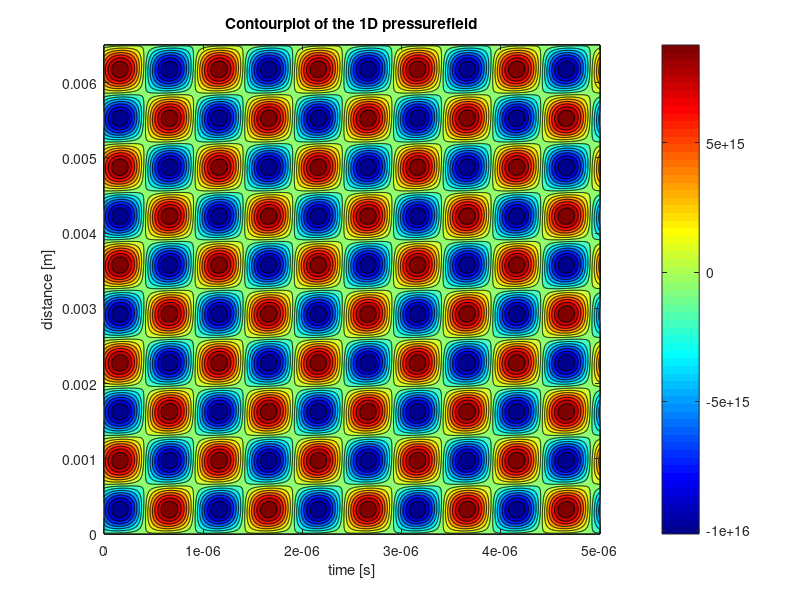

Write MATLAB code to recreate this figure. (Note: a time limit stopped this script after it produced the figure.)
close all;
clear all;
clc;
%% Parameter initialization
close all;
clear all;
clc;
%% Parameter initialization

j = 1i;                                                                     % imaginary value
f = 1e+06;                                                               % operating frequency [Hz]
omega = 2*pi*f;                                                             % operating frequency [rad/s] 
c_33 = 16.6*10^10;                                                          % Elastic compliance coefficient
c_n = c_33;                                                                 % Comes from the multilayer paper.
rho_n = 7.8*10^3;                                                           % density of the piezoelectric disc.
v_n = sqrt(c_n/rho_n);                                                      % wave speed of compressional waves in the piezoelectric plate
c_mn = v_n;                                                                 % sound velocity.
d_n = 2*10^-3;                                                              % thickness of the piezoelectric plate.
l_mn = d_n;                                                                 % thickness according to Sittig schwanzel.
f_mn = c_mn/(2*l_mn);                                                       % some specific frequency I guess.
%f_backing = c_backing/(2*l_backing);


                                                    % omega * d_n/v_n
eps_0=8.854*10^-12;          
eps_33=1200*eps_0;
s_33 = 14.2*10^-12;
d_33 = 265*10^-12;
h_33 = d_33/(s_33*eps_33);
k_n_squared = 0.46^2;    % h_33^2 *eps_33/c_33
f_0 = v_n/(2*d_n);
gamma = pi*f/f_0;
k_squared = k_n_squared;
s = k_squared * sin(gamma)/gamma;
%gamma_mn = [pi*f/f_mn pi*f/f_backing];
r = 2.5*10^-3; 
S = pi*r^2;
C_0= S*eps_33/(d_n);
Z_0 = rho_n*v_n*S;
omega_mn = 2*pi*f_mn;
Z_mn = Z_0;
phi = sqrt(k_squared)*sqrt(omega_mn*c_mn*Z_mn/pi);

c = k_squared * (1-cos(gamma))/gamma;

rho_Back = 7850;
c_Back = 3230;
r_Back = 2.5*10^-3;
S_Back = pi*r_Back^2;
Z_Back = rho_Back*c_Back*S_Back;  
Z_NB = Z_Back;       % not sure about this! As NB is the final layer, but front or back??

c_fluid = 1300;
Kin_Vis=32*10^-6; 




% 4 port model matrix - Sittig


T_11 = (cos(gamma) - s)/(1-s);
T_12 = (j*Z_0*(sin(gamma) - 2*c))/(1-s);
T_13 = -((cos(gamma) - 1)*phi)/(1-s);
T_14 = 0;
T_21 = (j*sin(gamma))/(Z_0*(1-s));
T_22 = (cos(gamma) - s)/(1-s);
T_23 = -(j*phi*sin(gamma))/(1-s);
T_24 = 0;
T_31 = 0;
T_32 = 0;
T_33 = 1;
T_34 = 0;
T_41 = -(j*sin(gamma))/(Z_0*(1-s)) * phi;
T_42 = -((cos(gamma) - 1)*phi)/(1-s);
T_43 = (j*omega*C_0)/(1-s);
T_44 = 1;

Tn=[T_11 T_12 T_13 T_14; ...
    T_21 T_22 T_23 T_24; ...
    T_31 T_32 T_33 T_34; ...
    T_41 T_42 T_43 T_44];

r_copper = 2.5*10^-3;
A_copper = pi*r_copper^2;
rho_copper = 8920;
c_copper = 3570;
d_copper = 0.5*10^-3;
v_copper = c_copper

Z_copper = A_copper*rho_copper*c_copper;
f_0_cu = v_copper/(2*d_copper)
gamma_copper = pi*f/f_0_cu;

A_copper = [cos(gamma_copper) j*Z_copper*sin(gamma_copper); ...
    (j*sin(gamma_copper))/Z_copper cos(gamma_copper)];
A_E = 1;
B_E = 0;
C_E = (1i*omega*1);
D_E = 1;

T_intermediate_copper = [A_copper(1,1) A_copper(1,2) 0 0; ...
                  A_copper(2,1) A_copper(2,2) 0 0; ...
                  0 0 A_E B_E; ...
                  0 0 C_E D_E];
              
rho_FP = 7850;
r_FP = 4.5*10^-3;
c_FP = 3230;
S_FP = pi*r_FP^2;
d_FP = 0.5*10^-3;
v_FP = c_FP;

Z_FP = rho_FP*c_FP*S_FP;
f_0_FP = v_FP/(2*d_FP);
gamma_FP = pi*f/f_0_FP;

A_E_FP = 1;
B_E_FP = 1/(omega*1400*eps_0*S_FP/d_FP);
C_E_FP = 0;
D_E_FP = 1;

A_FP = [cos(gamma_FP) j*Z_FP*sin(gamma_FP); ...
    (j*sin(gamma_FP))/Z_FP cos(gamma_FP)];
T_intermediate_FP = [A_FP(1,1) A_FP(1,2) 0 0; ...
                    A_FP(2,1) A_FP(2,2) 0 0; ...
                    0 0 A_E_FP B_E_FP;
                    0 0 C_E_FP D_E_FP];

T= (Tn)^2*T_intermediate_copper^2 * T_intermediate_FP;
T_11=Tn(1,1);
T_12=Tn(1,2);
T_13=Tn(1,3);
T_14=Tn(1,4);
T_21=Tn(2,1);
T_22=Tn(2,2);
T_23=Tn(2,3);
T_24=Tn(2,4);
T_31=Tn(3,1);
T_32=Tn(3,2);
T_33=Tn(3,3);
T_34=Tn(3,4);
T_41=Tn(4,1);
T_42=Tn(4,2);
T_43=Tn(4,3);
T_44=Tn(4,4);

% f = 0.43*10^6;
% omega = 2*pi*f;
% j = 1i;
% 
% N = 2;
% C_s = S*eps_33/d_n;
% h = h_33;
% Z = S*rho_n*v_n;
% Z_inv = 1/Z;
% theta = omega*d_n/v_n;
% k = 0.66;
% sigma = k^2/theta;
% phi = acos((cos(theta)-sigma*sin(theta))/(1-sigma*sin(theta)));
% R = (sqrt(sin(theta)-2*sigma*(1-cos(theta))))/sin(theta);
% R_inv = 1/R;
% 
% 
% 
% T_11 = cos(N*phi);
% T_12 = -j*Z*R*sin(N*phi);
% T_13 = -h*C_s*tan(0.5*phi)*sin(N*phi);
% T_14 = 0;
% T_21 = -j*Z_inv*R_inv*sin(N*phi);
% T_22 = cos(N*phi);
% T_23 = -j*h*C_s*Z_inv*R_inv*tan(0.5*phi)*(cos(N*phi)-(-1)^N);
% T_24 = 0;
% T_31 = 0;
% T_32 = 0;
% T_33 = (-1)^N;
% T_34 = 0;
% T_41 = -j*h*C_s*Z_inv*R_inv*tan(0.5*phi)*(cos(N*phi)-(-1)^N);
% T_42 = -h*C_s*tan(0.5*phi)*sin(N*phi);
% T_43 = j*((N*(-1)^N)*(1+2*sigma*R_inv*tan(0.5*phi))+sigma*R_inv*((tan(0.5*phi))^2)*sin(N*phi))*omega*C_s;
% T_44 = (-1)^N;

%% Front and back layers (loaded impedance)

rho_H = 7860;
r_H = 2.5*10^-3;
c_H = 3230;
S_H = pi*r_H^2;
d_H = 3.25*10^-3;
v_H = c_H;
f_o_H = v_H/(2*d_H);
gamma_H = pi*f/f_o_H;
Z_H = rho_H*c_H*S_H;
A_H = [cos(gamma_H) j*Z_H*sin(gamma_H); ...
    (j*sin(gamma_H))/Z_H cos(gamma_H)];

rho_B = 7860;
r_B = 2.5*10^-3;
c_B = 3230;
S_B = pi*r_B^2;
d_B = 20*10^-3;
v_B = c_H;
f_o_B = v_B/(2*d_B);
gamma_B = pi*f/f_o_B;
Z_B = rho_H*c_H*S_H;
A_B = [cos(gamma_B) j*Z_H*sin(gamma_B); ...
    (j*sin(gamma_B))/Z_B cos(gamma_B)];

A_m = A_H*A_B;
A_b = A_B(1,1);
B_b = A_B(1,2);
C_b = A_B(2,1);
D_b = A_B(2,2);

Z_b = (A_b*Z_B + B_b)/(C_b*Z_B + D_b);

%% 2x2 matrices for parallel connection of piezoelectric layers

A_c = T_31 - T_33*(T_21*Z_b + T_11)/(T_23*Z_b + T_13);
B_c = T_32 - T_33*(T_22*Z_b + T_12)/(T_23*Z_b + T_13);
C_c = T_41 - T_43*(T_21*Z_b + T_11)/(T_23*Z_b + T_13);
D_c = T_42 - T_43*(T_22*Z_b + T_12)/(T_23*Z_b + T_13);

A_C = [A_c B_c; C_c D_c];

%% Final 2x2 matrix of Piezo stack 
A_ps = A_C*A_m;
A = A_ps(1,1);
B = A_ps(1,2);
C = A_ps(2,1);
D = A_ps(2,2);


%% Sensitivity Functions

S_a=S;                               % effective face area of the transducer
rho_2=857;                           % density of the fluid ISO VG 32
c=1300;                              % compresisonal wave speed in fluid 
Z_r=S_a*c*rho_2;                     % Acoustic radiation impedance 


Z_E = (A*Z_H + B)/(C*Z_H + D);            % electrical input impedance
V_IL = Z_H/(A*Z_H + B);                   % voltage transfer ratio between input voltage and output force



V_M = 150;                                                                    % Input voltage
lambda =c_fluid/f;                                                                  % wavelength of the pressure field
F_surface = V_M * V_IL;                                                       % Total force on trasnducer surface
P_surface = F_surface/S;                                                  % pressure on the transducer surface

%% Translation to the 1D pressure field

damp_coeff =(2*Kin_Vis*omega^2)/(3*c_fluid^3);                                          % Damping coefficient for attenuation within the liquid
P_field = zeros(1000,1000);                                                   % A matrix is initialized for storing the (complex)
                                                                              % pressure values varying with time and distance.     
% A standing wave is produced by attenuation of the travelling wave and its 
% reflections resulting from rebounding at the boundaries (walls). During
% the reflection at the boundaries, energy is lost which can be represented
% by a reflection coefficient, which takes the number of reflections until
% total attenuation into account. There is distinguished between the
% reflection coefficient due to impact with the right and left wall.

R1 = 4.2736;                                                                % Left wall reflection coefficient.
R2 = 4.8295;                                                                % Right wall reflection coefficient.

t = linspace(0,10*pi/omega,1000);                                               % time duration during which the pressure field
                                                                            % is monitored.
x = linspace(0,5*0.0013,1000);                                              % Distance over which the pressure field is monitored.

% Here the P_field matrix is filled with the pressure amplitudes and phase
% shifts at a certain location in space and moment in time.
 for n = 1:1000
     for m = 1:1000
     P_field(n,m) = P_surface*(R1+1) * exp(1i*omega*t(m)-1i*x(n)*2*pi/lambda) ...
         - R2*P_surface * exp(1i*omega*t(m)+1i*(x(n))*2*pi/lambda);
      end
 end

%% Contourplots of the standing pressure wave

% 2D plot which shows the pressure minima and maxima of the pressure field
figure
contourf(t,x, real(P_field), 14); colormap jet; colorbar;
xlabel('time [s]'); ylabel('distance [m]'); title('Contourplot of the 1D pressurefield');

%% Surface plots of the standing pressure wave

% 3D animation of the pressure field
figure
meshc(t,x, real(P_field)); colormap jet; colorbar;
xlabel('time [s]'); ylabel('distance [m]'); zlabel('pressure [Pa]'); title('Surface plot of the 1D pressure field');









    
    






    
    
